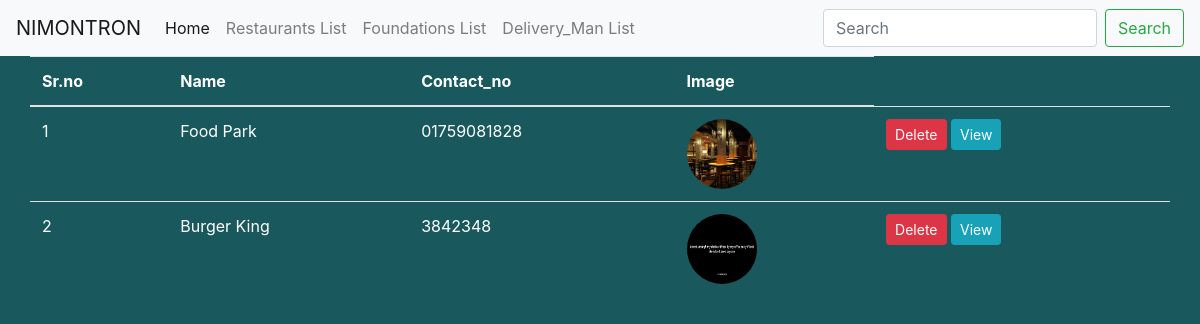
Page /view_restaurants (signed in) on the earlier database version.
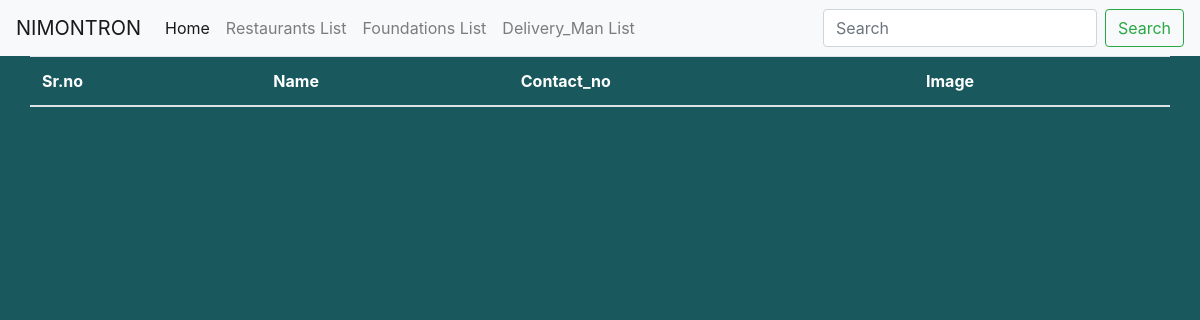
Same page on the later database version.
### customers/models.py (models this page shows, shortened)
class Restaurant(models.Model):
    user = models.ForeignKey(User, on_delete=models.CASCADE)
    contact_no = models.CharField(max_length=15, null=True)
    description = models.TextField(max_length=255, blank=True)
    address = models.CharField(max_length=100)
    name = models.CharField(max_length=100, null=True)
    image = models.FileField(null=True)
    ratting = models.IntegerField(blank=True, null=True)
    type = models.CharField(max_length=15, null=True)
    facebook_page = models.CharField(max_length=50, null=True)
    status = models.CharField(max_length=20, null=True)

### customers/views.py (the view)
# urls.py: path('view_restaurants', views.view_restaurants, name='view_restaurants'),
def view_restaurants(request):
    if not request.user.is_authenticated:
        return redirect('customers:login_as')
    data = Restaurant.objects.all()
    temp['data'] = data
    return render(request, 'admin/view_restaurants.html', temp)

### customers/templates/admin/view_restaurants.html
<!DOCTYPE html>
<html>
<body style="background-color:#19595E">
{% include 'admin/admin_navbar.html' %}
<table class="table table-hover container" style="color:white;">
    <thead>
        <tr>
            <th> Sr.no </th>
            <th> Name </th>
            <th> Contact_no </th>
            <th> Image </th>
        </tr>
    </thead>
    <tbody>
    {% for i in data %}
 <tr>
    <td>{{forloop.counter}}</td>
    <td>{{i.user.first_name}}{{i.user.last_name}}</td>
    <td>{{i.contact_no }}</td>
    <td><img src = "{{i.image.url }}" style = "width:70px ; height : 70px; border-radius: 50%"></td>
    <td><a href="{% url 'customers:delete_restaurant' i.id%} " class="btn btn-danger btn-sm" onclick="return confirm('Are You Sure?')"> Delete </a> <a href="{% url 'customers:view_specific_restaurant' i.id%}"class="btn btn-info btn-sm"> View </a></td>
{%endfor%}
</tr>
</table>
</body>
</html>

Differences in the rows shown:
removed Restaurant: user.first_name "Food Park", contact_no "01759081828", image (picture)
removed Restaurant: user.first_name "Burger King", contact_no "3842348", image (picture)
